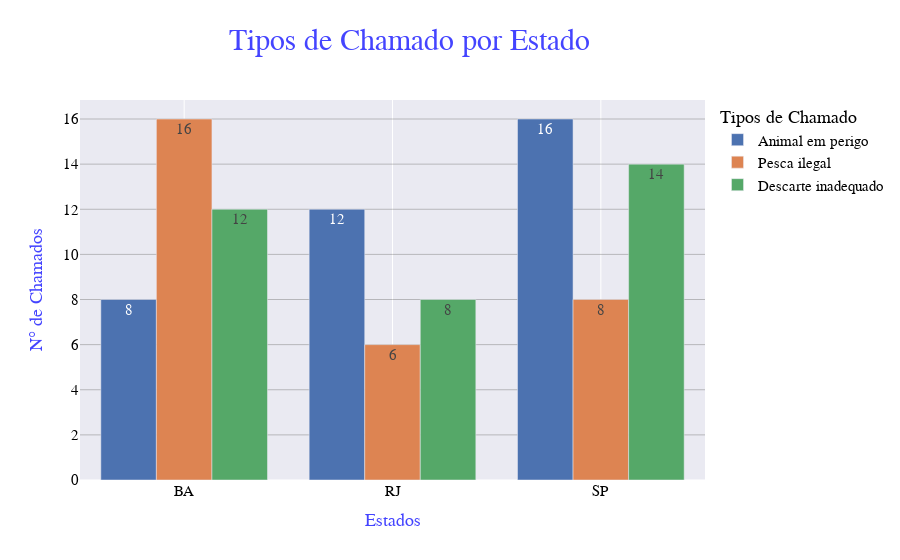

Notebook source saved alongside this figure:
### Code cell
tipos_estados_graf = criar_grafico_tipos(dataframe=tipos_estados_df, titulo_grafico='Tipos de Chamado por Estado', titulo_eixo_x='Estados')
tipos_estados_graf

### Figure 1 — Plotly figure (JSON) as saved in the notebook; plotly's stock layout.template omitted (floating-point values rounded to 4 significant figures)
{"data": [{"name": "Animal em perigo", "text": [8, 12, 16], "type": "bar", "x": ["BA", "RJ", "SP"], "y": [8, 12, 16]}, {"name": "Pesca ilegal", "text": [16, 6, 8], "type": "bar", "x": ["BA", "RJ", "SP"], "y": [16, 6, 8]}, {"name": "Descarte inadequado", "text": [12, 8, 14], "type": "bar", "x": ["BA", "RJ", "SP"], "y": [12, 8, 14]}], "layout": {"font": {"color": "#000", "family": "Helvetica", "size": 15}, "legend": {"title": {"text": "Tipos de Chamado"}}, "title": {"font": {"color": "#44f", "family": "Helvetica", "size": 30}, "text": "Tipos de Chamado por Estado", "x": 0.455}, "xaxis": {"title": {"font": {"color": "#44f", "family": "Helvetica", "size": 18}, "text": "Estados"}}, "yaxis": {"gridcolor": "grey", "gridwidth": 0.5, "title": {"font": {"color": "#44f", "family": "Helvetica", "size": 18}, "text": "N° de Chamados"}}}}
